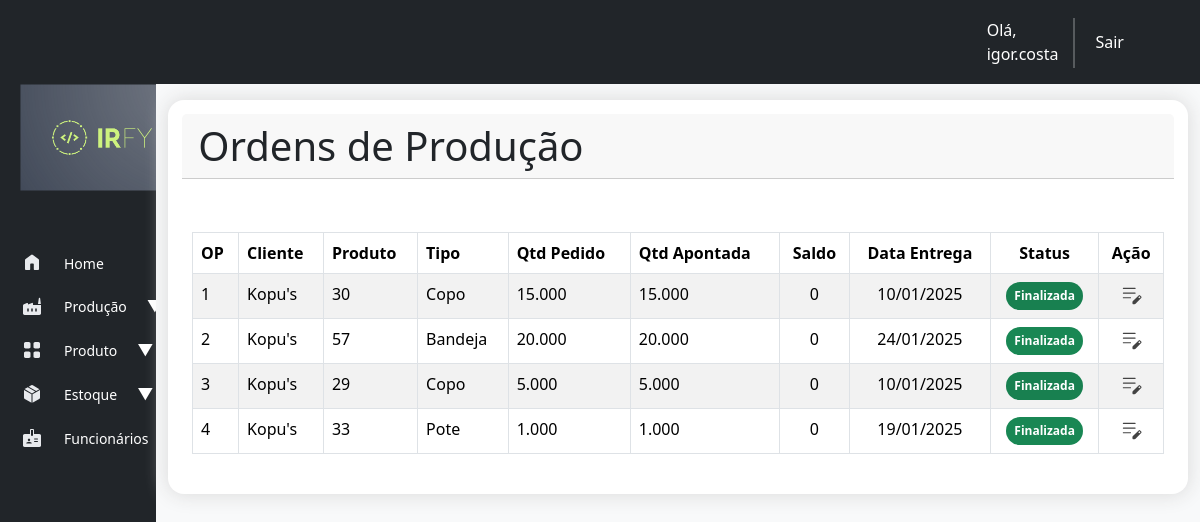
Screenshot of /producao/list_ordens (signed in) with the database file from the repository.
### producao/models.py (models this page shows, shortened)
class OrdemProducao(models.Model):
    STATUS_CHOICES = [
        ('pendente', 'Pendente'),
        ('em_producao', 'Em Produção'),
        ('finalizada', 'Finalizada'),
    ]
    produto = models.ForeignKey(Produto, on_delete=models.CASCADE)
    quantidade = models.FloatField()
    quantidade_produzida = models.FloatField(default=0)
    saldo_op = models.FloatField(blank=True, null=True)
    data_criacao = models.DateTimeField(auto_now_add=True)
    data_previsao = models.DateField()
    status = models.CharField(max_length=20, choices=STATUS_CHOICES, default='pendente')
    is_estoque = models.BooleanField(default=0)
    data_fabricacao = models.DateField(null=True)
    lote = models.CharField(max_length=10, null=True)
    class Meta:
        verbose_name_plural = 'ordens_de_producao'

### cadastro/models.py (models this page shows, shortened)
class Produto(models.Model):
    TIPO_PRODUTO = [
        ('TAMPA', 'Tampa'),
        ('COPO', 'Copo'),
        ('POTE', 'Pote'),
        ('BANDEJA', 'Bandeja'),
        ('PRATO', 'Prato'),
        ('KIT POTE', 'Kit Pote'),
    ]
    STATUS_PRODUTO = [
        ('ativo', 'Ativo'),
        ('inativo', 'Inativo'),
    ]
    cliente = models.ForeignKey(Cliente, on_delete=models.CASCADE)
    tipo = models.CharField(max_length=10, choices=TIPO_PRODUTO, null=True)
    codigo = models.CharField(max_length=50, unique=True)
    descricao = models.TextField(blank=True, null=True)
    material = models.CharField(max_length=100, null=True, blank=True)
    peso = models.DecimalField(max_digits=10, decimal_places=2, null=True)
    volume = models.IntegerField(null=True)
    cor = models.CharField(max_length=50, null=True, blank=True)
    status = models.CharField(max_length=7, choices=STATUS_PRODUTO, default="ativo", null=True)

class Cliente(models.Model):
    TIPOS_CLIENTE = [
        ('pf', 'Pessoa Física'),
        ('pj', 'Pessoa Jurídica'),
    ]
    nome_cliente = models.CharField(max_length=255)
    tipo_cliente = models.CharField(max_length=2, choices=TIPOS_CLIENTE, default='pf')
    cpf_cnpj = models.CharField(max_length=18, unique=True)
    email = models.EmailField(max_length=254)
    telefone = models.CharField(max_length=20, blank=True, null=True)
    endereco = models.TextField()
    data_cadastro = models.DateTimeField(auto_now_add=True)
    def __str__(self):
        return self.nome_cliente

### producao/views.py (the view)
# urls.py: path('list_ordens', views.list_ordem_producao, name='list_ordens'),
@login_required
def list_ordem_producao(request):
    ordens_producao = OrdemProducao.objects.order_by('data_criacao')
    context = {'ordens_producao': ordens_producao}
    return render(request, 'producao/list-ordem-producao.html', context)

### producao/templates/producao/list-ordem-producao.html (shortened to what this page needs)
{% extends "base.html" %}
{% load static %}
{% load humanize %}
{% block header %}
    <div class="card-header d-flex justify-content-between">
      <div>
          <h2 class="display-6 mb-0">Ordens de Produção</h2>
      </div>
  </div>
{% endblock header %}
{% block content %}
    <table class="table table-striped table-hover table-bordered">
        <thead>
          <tr>
            <th scope="col">OP</th>
            <th scope="col">Cliente</th>
            <th scope="col">Produto</th>
            <th scope="col">Tipo</th>
            <th scope="col">Qtd Pedido</th>
            <th scope="col">Qtd Apontada</th>
            <th scope="col" style="text-align: center;">Saldo</th>
            <th scope="col" style="text-align: center;">Data Entrega</th>
            <th style="text-align: center;" scope="col">Status</th>
            <th style="text-align: center;" scope="col">Ação</th>
          </tr>
        </thead>
        <tbody class="table">
        {% for ordem_producao in ordens_producao %}
          <tr style="cursor: pointer;" onclick="window.location.href='{% url 'ordem_producao' ordem_producao.id  %}'">
              <td scope="row">{{ ordem_producao.id }}</td>
              <td>{{ ordem_producao.produto.cliente }}</td>
              <td>{{ ordem_producao.produto.codigo }}</td>
              <td>{{ ordem_producao.produto.get_tipo_display }}</td>
              <td>{{ ordem_producao.quantidade|floatformat:0|intcomma }}</td>
              <td>{{ ordem_producao.quantidade_produzida|floatformat:0|intcomma}}</td>
              <td style="text-align: center;">{{ ordem_producao.saldo_op|floatformat:0|intcomma }}</td>
              <td style="text-align: center;">{{ ordem_producao.data_previsao | date:'d/m/Y'}}</td>
              {% if ordem_producao.status == "em_producao"%}
                <td style="text-align: center;"><span class="badge rounded-pill text-bg-primary">{{ ordem_producao.get_status_display }}</span></td>
              {% elif ordem_producao.status == "pendente" %}
               <td style="text-align: center;"><span class="badge rounded-pill text-bg-warning">{{ ordem_producao.get_status_display }}</span></td>
              {% else %}
                <td style="text-align: center;"> <span class="badge rounded-pill text-bg-success">{{ ordem_producao.get_status_display }}</span></td>
              {% endif %}
              <td style="text-align: center;"><a class="p-0" href="{% url 'apontamento_producao' ordem_producao.id %}"><img src="{% static 'icons/edit.svg' %}" style="padding: 0;"></a></td>
          </tr>
        {% empty %}
          <tr>
            <td colspan="10" style="text-align: center;">Não há ordens para visualizar</td>
          </tr>
        {% endfor %}
        </tbody>
      </table>
{% endblock content %}

### templates/base.html (shortened to what this page needs)
{% load django_bootstrap5 %}
<!DOCTYPE html>
<html lang="pt-br">
<head>
  {% bootstrap_css %}
  {% load static %}
  <link rel="stylesheet" href="{% static 'style/base.css' %}">
</head>
<body>
  <nav class="navbar navbar-expand-lg bg-dark">
    <div class="container-fluid">
      <div class="d-flex">
        {% if user.is_authenticated %}
          <p class="nav-link text-white mb-0" aria-current="page" style="margin-right: -3%;">Olá, {{ user.username }}</p>
          <div class="vr text-light" style=" margin-top: 10px; width: 7px; height: 50px;"></div>
          <a class="nav-link active" aria-current="page" href="{% url 'logout' %}">Sair</a>
        {% endif %}
      </div>
    </div>
  </nav>
  <div class="container-fluid">
    <div class="row flex-nowrap">
      <div class="col-auto col-md-1 col-xl-1 bg-dark backSidebar">
        <div class="d-flex flex-column align-items-start min-vh-100">
          <div class="sidebar">
            <img class="logo-irfy rounded img-fluid" src="{% static 'core/logo-irfy2.png' %}">
            <nav class="nav flex-column">
              <a class="nav-link" href="{% url 'index' %}">
                <span class="spanIcon"><img class="sideIcon" src="{% static 'icons/home.svg' %}"></span>
                <span class="description">Home</span>
              </a>
              <a class="nav-link" href="#" data-bs-toggle="collapse" data-bs-target="#submenuProducao"
                aria-expanded="false" aria-controls="submenuProducao">
                <span class="spanIcon"><img class="sideIcon" src="{% static 'icons/factory.svg' %}"></span>
                <span class="description">Produção</span>
                <span class="arrow">▼</span>
              </a>
              <a class="nav-link" href="#" data-bs-toggle="collapse" data-bs-target="#submenuProduto"
                aria-expanded="false" aria-controls="submenuProduto">
                <span class="spanIcon"><img class="sideIcon" src="{% static 'icons/product.svg' %}"></span>
                <span class="description">Produto</span>
                <span class="arrow">▼</span>
              </a>
              <a class="nav-link" href="#" data-bs-toggle="collapse" data-bs-target="#submenuEstoque"
                aria-expanded="false" aria-controls="submenuEstoque">
                <span class="spanIcon"><img class="sideIcon" src="{% static 'icons/package.svg' %}"></span>
                <span class="description">Estoque</span>
                <span class="arrow">▼</span>
              </a>
              <a class="nav-link" href="#" data-bs-toggle="collapse" data-bs-target="#submenuFuncionarios"
                aria-expanded="false" aria-controls="submenuFuncionarios">
                <span class="spanIcon"><img class="sideIcon" src="{% static 'icons/employees.svg' %}"></span>
                <span class="description">Funcionários</span>
                <span class="arrow">▼</span>
              </a>
            </nav>
          </div>
        </div>
      </div>
      <div class="col py-3 bg-light">
        <div class="container bg-white rounded-4 p-4 " style="box-shadow: 0px 0px 20px 1px #dbdbdb;">
          <div class="card card-header-actions" style="margin: -2%; margin-bottom: 2%; height: 10%; background-color: white; border: none; padding: 1%;">{% block header %}{% endblock header %}</div>
          <div>{% block content %} {% endblock content %}</div>
        </div>
      </div>
    </div>
  </div>
</body>
</html>

### static/style/base.css (style rules this page uses)
.backSidebar { width: 13%; padding: 0%; }
.nav-link { width: 100%; display: flex; align-items: center; gap: 20px; padding: 10px 20px; color: white; }
.description { font-size: 14px; }
.logo-irfy { width: 100%; padding: 10%; margin-bottom: 15%; margin-top: -10%; }
.sideIcon { padding: 0; margin: 0; }
.spanIcon { margin-top: -2%; }

### rows the page displays
OrdemProducao: id "1", produto.cliente "Kopu's", produto.codigo "30", produto.tipo "Copo", quantidade "15.000", quantidade_produzida "15.000", saldo_op "0", data_previsao "10/01/2025", status "Finalizada"
OrdemProducao: id "2", produto.cliente "Kopu's", produto.codigo "57", produto.tipo "Bandeja", quantidade "20.000", quantidade_produzida "20.000", saldo_op "0", data_previsao "24/01/2025", status "Finalizada"
OrdemProducao: id "3", produto.cliente "Kopu's", produto.codigo "29", produto.tipo "Copo", quantidade "5.000", quantidade_produzida "5.000", saldo_op "0", data_previsao "10/01/2025", status "Finalizada"
OrdemProducao: id "4", produto.cliente "Kopu's", produto.codigo "33", produto.tipo "Pote", quantidade "1.000", quantidade_produzida "1.000", saldo_op "0", data_previsao "19/01/2025", status "Finalizada"

### other values shown
{{ user.username }} "igor.costa"
